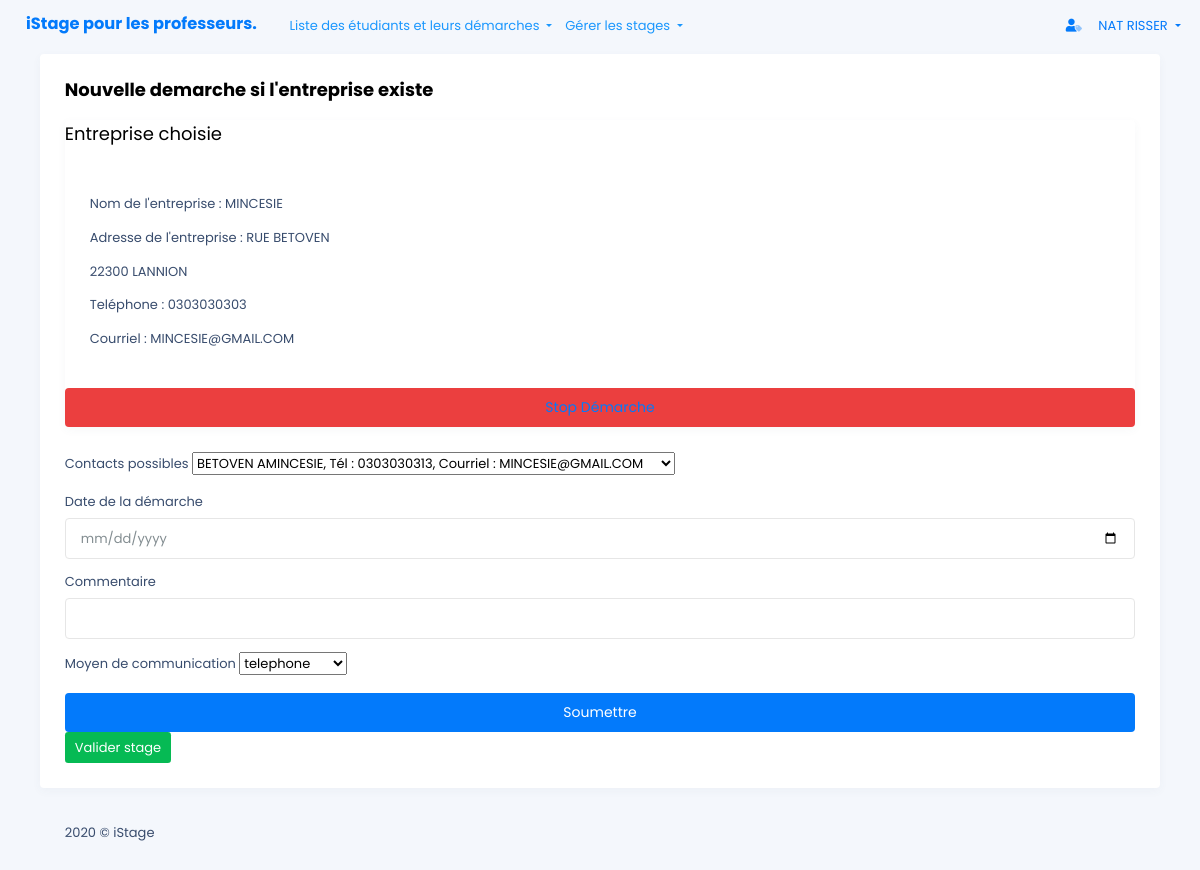
The app's page /front_end/creer_demarche.php?id=3 (signed in) with its own data.
### tables this page shows
CREATE TABLE IF NOT EXISTS `entreprise` (
  `ID_ENTREPRISE` smallint NOT NULL AUTO_INCREMENT,
  `NOM_ENTREPRISE` char(32) NOT NULL,
  `ADRESSE_ENTREPRISE` char(255) NOT NULL,
  `CP_ENTREPRISE` char(5) NOT NULL,
  `VILLE_ENTREPRISE` char(32) NOT NULL,
  `TEL_ENTREPRISE` char(10) NOT NULL,
  `EMAIL_ENTREPRISE` char(32) NOT NULL,
  `REFUS_ANNEESIO1` tinyint(1) NOT NULL DEFAULT '0',
  `REFUS_ANNEE_SIO2` tinyint(1) NOT NULL DEFAULT '0',
  PRIMARY KEY (`ID_ENTREPRISE`)
);

### back_end/recherche_entreprise.php (called while the page is built)
<?php
$id= $_GET['id'];
$stmt = $db_etudiant->prepare(
    "SELECT  NOM_ENTREPRISE,ADRESSE_ENTREPRISE, CP_ENTREPRISE,
       VILLE_ENTREPRISE,TEL_ENTREPRISE,EMAIL_ENTREPRISE,REFUS_ANNEESIO1
       FROM entreprise
       WHERE ENTREPRISE.ID_ENTREPRISE=:id;"
);
$stmt->bindValue(':id', $id, PDO::PARAM_INT);
$stmt->execute();
$entreprise = $stmt->fetch(PDO::FETCH_BOTH);
$stmt = $db_etudiant->prepare(
    "SELECT  ID_SALARIE,NOM_SALARIE,PRENOM_SALARIE,TEL_SALARIE,EMAIL_SALARIE
      FROM salarie INNER JOIN entreprise
          ON SALARIE.ID_ENTREPRISE=ENTREPRISE.ID_ENTREPRISE
      WHERE ENTREPRISE.ID_ENTREPRISE=:id;"
);
$stmt->bindValue(':id', $id, PDO::PARAM_INT);
$stmt->execute();
$contacts = $stmt->fetchAll(PDO::FETCH_BOTH);
$stmt = $db_etudiant->prepare("SELECT  ID_MOYEN,LIBELLE_MOYEN  FROM moyencom;");
$stmt->execute();
$moyens = $stmt->fetchAll(PDO::FETCH_BOTH);
?>

### front_end/creer_demarche.php (the view, shortened to what this page needs)
<!DOCTYPE html>
<html lang="en">
<?php
    include_once '../includes/header.php';
    include_once '../back_end/recherche_entreprise.php';
?>
<body>
<?php
    include_once '../includes/barnav.php';
?>
    <div class="lime-container">
        <div class="lime-body">
            <div class="container">
                <div class="row">
                    <div class="col-md-12">
                        <div class="card">
                            <div class="card-body">
                                <h5 class="card-title">Nouvelle demarche si l'entreprise existe</h5>
                                <div class="card">
                                  <p class="card-title">Entreprise choisie</p>
                                    <div class="card-body">
                                    <p class="card-text">Nom de l'entreprise : <?php echo $entreprise['NOM_ENTREPRISE'];?></p>
                                    <p class="card-text">Adresse de l'entreprise : <?php echo $entreprise['ADRESSE_ENTREPRISE'];?></p>
                                    <p class="card-text"><?php echo $entreprise['CP_ENTREPRISE'].' '.$entreprise['VILLE_ENTREPRISE'];?></p>
                                    <p class="card-text">Teléphone : <?php echo $entreprise['TEL_ENTREPRISE'];?></p>
                                    <p class="card-text"> Courriel : <?php echo $entreprise['EMAIL_ENTREPRISE'];?></p>
                                    </div>
                                    <button type="button" name="stop_demarche" id="stop_demarche"
                                        class="btn btn-block btn-danger btn-lg"><a href="../back_end/stop_demarche.php?id=<?php echo $id?>">Stop Démarche</a>
                                    </button>
                                </div>
                                <form method="POST" id="creer_demarche" name="creer_demarche" class="mt-4">
                                    <div class="form-group">
                                        <label for="contact">Contacts possibles  </label>
                                        <select   name="id_contact" id="id_contact"  required  >
                                        <?php foreach ($contacts as $contact) { ?>
                                             <option value="<?php echo $contact['ID_SALARIE']?>"><?php echo $contact['PRENOM_SALARIE'].' '.$contact['NOM_SALARIE'].', Tél :  '.$contact['TEL_SALARIE'].', Courriel :  '.$contact['EMAIL_SALARIE'] ?></option>
                                           <?php } ?>
                                        </select>
                                    </div>
                                    <div class="form-group">
                                        <label for="date">Date de la démarche</label>
                                        <input type="date" class="form-control " id="date_dem"  name="date_dem"  required >
                                    </div>
                                    <div class="form-group">
                                        <label for="comment">Commentaire </label>
                                        <input type="text" class="form-control " id="comment"  name="comment"  required>
                                    </div>
                                    <div class="form-group">
                                        <label for="moyen">Moyen de communication</label>
                                        <select   name="id_moyen" id="moyen_com" required>
                                           <?php foreach ($moyens as $moyen) { ?>
                                             <option value="<?php echo $moyen['ID_MOYEN']?>"><?php echo $moyen['LIBELLE_MOYEN']?></option>
                                           <?php } ?>
                                        </select>
                                    </div>
                                    <div class="mt-3">
                                        <button type="submit" name="creer_demarche" id="creer_demarche"
                                            class="btn btn-block btn-primary btn-lg">Soumettre</button>
                                    </div>
                                    <div>
                                        <button type="send" name="valider_stage" id="valider_stage"class="btn btn-success">
                                        Valider stage</button>
                                   </div>
                                </form>
                            </div>
                        </div>
                    </div>
                </div>
            </div>
        </div>
        <div class="lime-footer">
            <div class="container">
                <div class="row">
                    <div class="col-md-12">
                        <span class="footer-text">2020 © iStage</span>
                    </div>
                </div>
            </div>
        </div>
    </div>
</body>
</html>

### assets/css/custom.css (style rules this page uses)
body { font-size: 1rem; font-family: Roboto, sans-serif; font-weight: initial; line-height: normal; -webkit-font-smoothing: antialiased }
a { text-decoration: none; }
.h1, .h2, .h3, .h4, .h5, .h6, h1, h2, h3, h4, h5, h6 { font-weight: 700 }
label { line-height: 1.3rem }
.h5, h5 { font-size: 1rem }
body, html { overflow-x: hidden; padding-right: 0 !important }
* { box-sizing: border-box }

### records on screen
entreprise: NOM_ENTREPRISE "MINCESIE", ADRESSE_ENTREPRISE "RUE BETOVEN", CP_ENTREPRISE "22300", VILLE_ENTREPRISE "LANNION", TEL_ENTREPRISE "0303030303", EMAIL_ENTREPRISE "MINCESIE@GMAIL.COM"

### other values on screen
$_SESSION['prenom'] "NAT"
$_SESSION['nom'] "RISSER"
form field id_contact "BETOVEN AMINCESIE, Tél : 0303030313, Courriel : MINCESIE@GMAIL.COM"
form field id_moyen "telephone"
